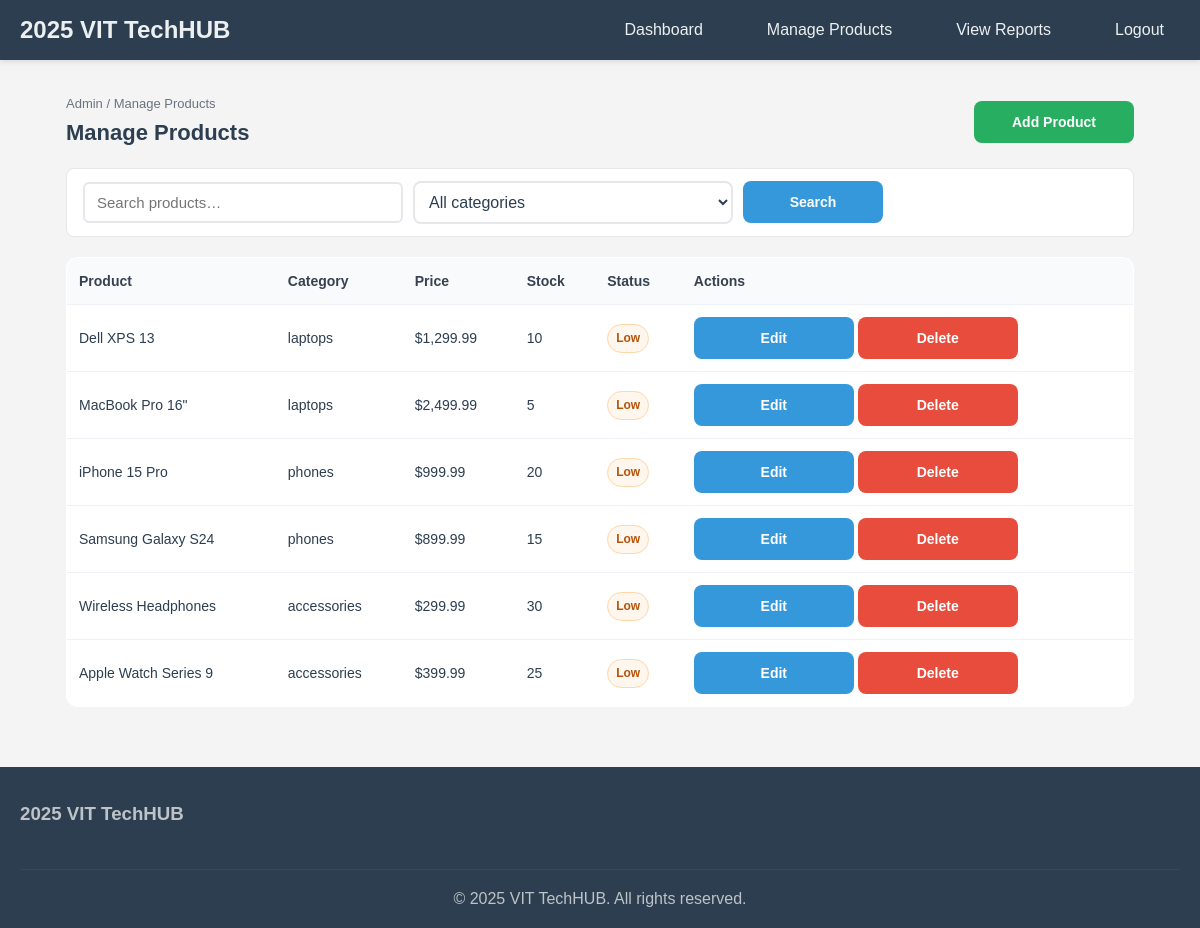
Page /admin/products.php (signed in) on the earlier database version.
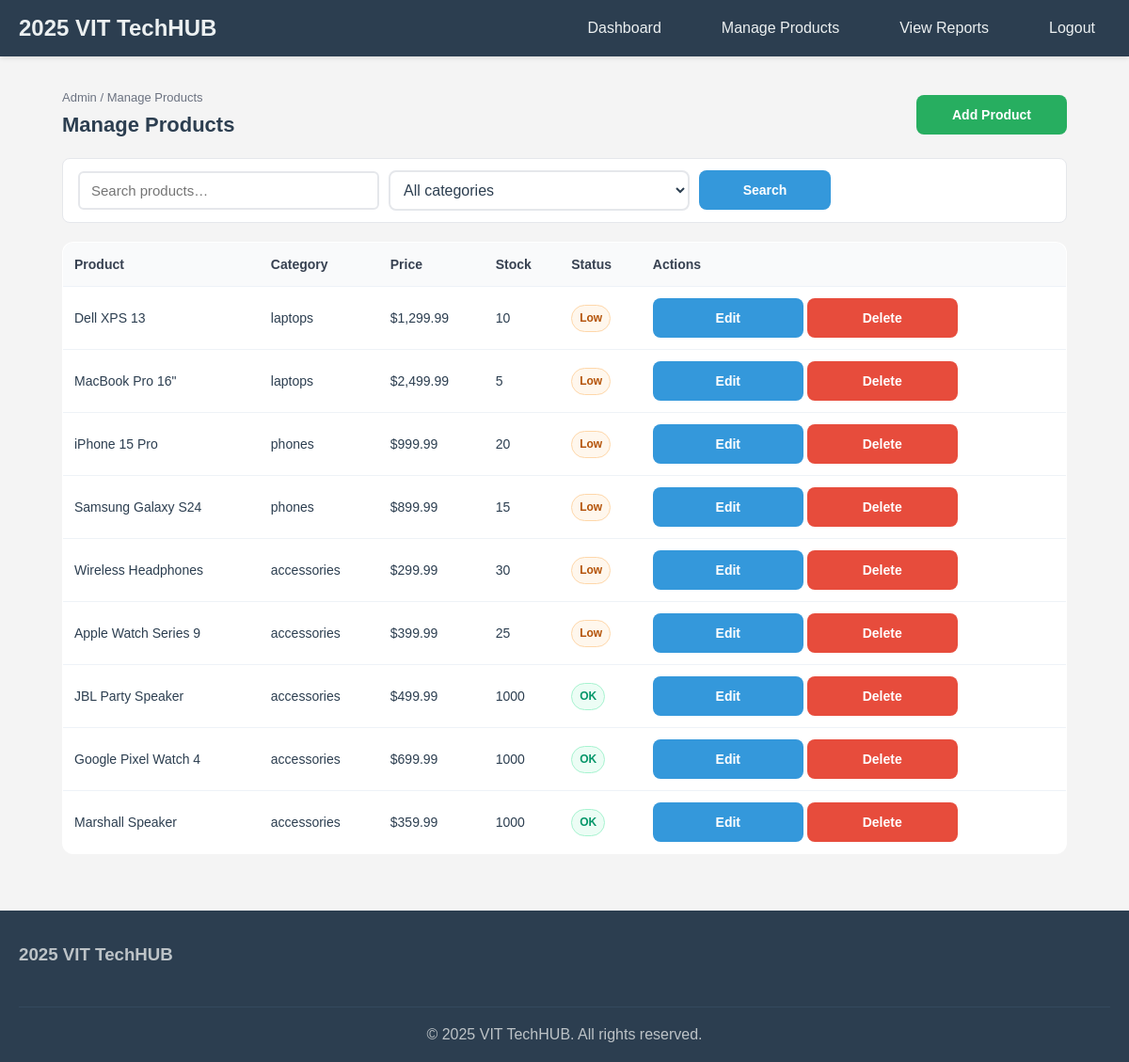
Same page on the later database version.
### tables this page shows
CREATE TABLE products (
  product_id INT AUTO_INCREMENT PRIMARY KEY,
  category_id INT NOT NULL,
  name VARCHAR(150) NOT NULL,
  description TEXT,
  image VARCHAR(255),
  cost DECIMAL(10,2) NOT NULL DEFAULT 0.00,
  quantity INT NOT NULL DEFAULT 0,
  special_features VARCHAR(255),
  created_at TIMESTAMP DEFAULT CURRENT_TIMESTAMP,
  CONSTRAINT fk_products_category FOREIGN KEY (category_id) REFERENCES categories(category_id)
);

CREATE TABLE categories (
  category_id INT AUTO_INCREMENT PRIMARY KEY,
  category_name VARCHAR(100) NOT NULL UNIQUE,
  description TEXT
);

### includes/config.php (called while the page is built)
<?php
return [
  'db_host'    => 'db',
  'db_name'    => 'vit_techhub',
  'db_user'    => 'root',
  'db_pass'    => 'rootpass',
  'db_charset' => 'utf8mb4',
  'base_path'  => '/'
];

### includes/helpers.php (called while the page is built, shortened)
<?php
function h($s): string {
    return htmlspecialchars((string)$s, ENT_QUOTES, 'UTF-8');
}
function base_url(string $path = ''): string {
    $conf = require __DIR__ . '/config.php';
    $base = rtrim($conf['base_path'] ?? '', '/');
    $path = '/' . ltrim($path, '/');
    return $base . $path;
}

### admin/products.php (the view, shortened to what this page needs)
<?php
require_once __DIR__ . '/../includes/db_connect.php';
require_once __DIR__ . '/../includes/helpers.php';
$q        = trim($_GET['q']   ?? '');
$sql = "
    SELECT p.*, c.category_name
    FROM products p
    LEFT JOIN categories c ON p.category_id = c.category_id
    WHERE 1=1
";
$params = [];
$sql .= " ORDER BY p.created_at DESC";
$stmt = $pdo->prepare($sql);
$stmt->execute($params);
$rows = $stmt->fetchAll();
include __DIR__ . '/../includes/admin_header.php';
?>
<section class="admin-wrap">
  <div class="admin-header">
    <div>
      <p class="breadcrumb">Admin / Manage Products</p>
      <h2 class="admin-title">Manage Products</h2>
    </div>
    <a class="btn btn-secondary" href="<?= base_url('/admin/product_edit.php') ?>">Add Product</a>
  </div>
  <div class="toolbar">
    <form method="get" class="flex-row gap-sm">
      <input
        type="text"
        name="q"
        class="search-input"
        placeholder="Search products…"
        value="<?= h($q) ?>"
      >
      <select name="cat" class="select-box">
        <option value="">All categories</option>
      </select>
      <button class="btn-blue" type="submit">Search</button>
    </form>
  </div>
  <?php if (empty($rows)): ?>
    <div class="empty">
      <p><strong>No products found</strong></p>
      <p>Try changing your filters.</p>
      <a class="btn-blue" href="<?= base_url('/admin/products.php') ?>">Go Back</a>
    </div>
  <?php else: ?>
    <table class="table-admin">
      <thead>
        <tr>
          <th>Product</th>
          <th>Category</th>
          <th>Price</th>
          <th>Stock</th>
          <th>Status</th>
          <th class="text-right">Actions</th>
        </tr>
      </thead>
      <tbody>
        <?php foreach ($rows as $p): ?>
          <tr>
            <td><?= h($p['name']) ?></td>
            <td><?= h($p['category_name'] ?? '—') ?></td>
            <td>$<?= h(number_format($p['cost'], 2)) ?></td>
            <td><?= h($p['quantity']) ?></td>
            <td>
              <?php if ((int)$p['quantity'] <= 30): ?>
                <span class="badge badge-amber">Low</span>
              <?php else: ?>
                <span class="badge badge-green">OK</span>
              <?php endif; ?>
            </td>
            <td class="text-right">
              <a
                class="btn-blue btn-small"
                href="<?= base_url('/admin/product_edit.php?id=' . (int)$p['product_id']) ?>"
              >Edit</a>
              <a
                class="btn-small btn-danger"
                href="<?= base_url('/admin/products.php?delete=' . (int)$p['product_id']) ?>"
                onclick="return confirm('Delete this product?')"
              >Delete</a>
            </td>
          </tr>
        <?php endforeach; ?>
      </tbody>
    </table>
  <?php endif; ?>
</section>
<?php
include __DIR__ . '/../includes/footer.php';
?>

### includes/admin_header.php (shortened to what this page needs)
<?php
$conf = require __DIR__ . '/config.php';
$BASE = rtrim($conf['base_path'] ?? '', '/');
?>
<!DOCTYPE html>
<html lang="en">
<head>
  <link rel="stylesheet" href="<?= $BASE ?>/styles.css">
</head>
<body>
<header>
  <nav class="navbar">
    <div class="nav-container">
      <div class="logo">
        <h1><a href="<?= base_url('/index.php') ?>">2025 VIT TechHUB</a></h1>
      </div>
      <ul class="nav-menu">
        <?php if (isset($_SESSION['user_id'])): ?>
          <?php if (isset($_SESSION['role']) && $_SESSION['role'] === 'admin'): ?>
            <li><a href="<?= $BASE ?>/admin/dashboard.php" class="nav-link">Dashboard</a></li>
            <li><a href="<?= $BASE ?>/admin/products.php" class="nav-link">Manage Products</a></li>
            <li><a href="<?= $BASE ?>/admin/reports.php" class="nav-link">View Reports</a></li>
          <?php endif; ?>
          <li><a href="<?= $BASE ?>/auth/logout.php" class="nav-link">Logout</a></li>
        <?php else: ?>
          <li><a href="<?= $BASE ?>/auth/login.php" class="nav-link">Login</a></li>
          <li><a href="<?= $BASE ?>/auth/register.php" class="nav-link">Register</a></li>
        <?php endif; ?>
      </ul>
    </div>
  </nav>
</header>
<main style="padding-top:70px">

### includes/footer.php (shortened to what this page needs)
<?php
$conf = require __DIR__ . '/config.php';
$BASE = rtrim($conf['base_path'] ?? '', '/');
?>
</main>
<footer style="margin-top:40px;">
  <div class="container">
    <div class="footer-content">
      <div class="footer-section">
        <h3><a href="<?= $BASE ?>/index.php">2025 VIT TechHUB</a></h3>
      </div>
    </div>
    <div class="footer-bottom">
      <p>&copy; 2025 VIT TechHUB. All rights reserved.</p>
    </div>
  </div>
</footer>
</body>
</html>

### styles.css (style rules this page uses)
* { margin: 0; padding: 0; box-sizing: border-box; }
body { font-family: Arial, sans-serif; line-height: 1.6; color: #2c3e50; background-color: #f4f4f4; }
.container { max-width: 1200px; margin: 0 auto; padding: 0 20px; }
.navbar { background-color: #2c3e50; box-shadow: 0 2px 5px rgba(0,0,0,0.1); position: fixed; top: 0; width: 100%; z-index: 1000; }
.nav-container { max-width: 1200px; margin: 0 auto; padding: 0 20px; display: flex; justify-content: space-between; align-items: center; height: 60px; }
.logo h1 { color: #ecf0f1; font-size: 1.5rem; font-weight: bold; }
.logo a { color: inherit !important; text-decoration: none !important; }
.nav-menu { display: flex; list-style: none; gap: 2rem; }
.nav-link { color: #ecf0f1; text-decoration: none; font-weight: 500; padding: 8px 16px; border-radius: 5px; transition: background-color 0.3s ease; }
.btn, .submit-btn, .filter-btn, .add-to-cart, .btn-blue, .btn-main, .btn-danger { display: inline-flex; align-items: center; justify-content: center; border: none; border-radius: 8px; padding: 0 16px; height: 42px; min-width: 160px; font-weight: 600; font-size: 14px; text-decoration: none; cursor: pointer; color: #fff; transition: background .2s ease, transform .08s ease; flex: 0 0 auto; }
.btn-secondary, a.btn-secondary { background-color: #3498db; color: #fff; border: none; height: 42px; min-width: 160px; border-radius: 8px; padding: 0 16px; display: inline-flex; align-items: center; justify-content: center; font-weight: 600; transition: background-color 0.2s ease, transform 0.08s ease; text-decoration: none; }
.admin-header .btn-secondary { background: #27ae60; }
.btn-blue, .filter-btn { background: #3498db; }
.btn-danger { background: #e74c3c; }
footer { background-color: #2c3e50; color: #ecf0f1; padding: 2rem 0 1rem; margin-top: 40px; }
.footer-content { display: grid; grid-template-columns: repeat(auto-fit, minmax(250px, 1fr)); gap: 2rem; margin-bottom: 1.5rem; }
.footer-section h3, .footer-section h4 { margin-bottom: 1rem; color: #ecf0f1; }
.footer-section a { color: #bdc3c7; text-decoration: none; transition: color 0.3s ease; }
.footer-bottom { text-align: center; padding-top: 1rem; border-top: 1px solid #34495e; color: #bdc3c7; }
.admin-wrap { max-width: 1100px; margin: 24px auto 60px; padding: 0 16px; }
.admin-header { display: flex; justify-content: space-between; align-items: center; gap: 12px; margin-bottom: 18px; }
.admin-title { font-size: 22px; font-weight: 700; margin: 0; }
.breadcrumb { color: #6b7280; font-size: 13px; }
.toolbar { display: flex; flex-wrap: wrap; align-items: center; justify-content: space-between; gap: 10px; margin: 14px 0 20px; background: #fff; padding: 12px 16px; border: 1px solid #e5e7eb; border-radius: 8px; }
.toolbar form { display: flex; flex-wrap: wrap; align-items: center; gap: 10px; flex: 1 1 100%; }
.search-input, .select-box { padding: 10px 12px; border: 2px solid #e5e7eb; border-radius: 6px; font-size: 15px; flex: 1 1 auto; min-width: 220px; max-width: 320px; background: #fff; color: #2c3e50; transition: border-color 0.2s ease; }
.toolbar button, .toolbar .btn-blue { height: 42px; min-width: 140px; }
.table-admin { width: 100%; border-collapse: collapse; background: #fff; border: 1px solid #e5e7eb; border-radius: 12px; overflow: hidden; }
.table-admin th, .table-admin td { padding: 12px; border-bottom: 1px solid #eef2f7; font-size: 14px; }
.table-admin th { text-align: left; background: #f9fafb; color: #374151; font-weight: 600; }
.badge { display: inline-block; padding: 4px 8px; border-radius: 999px; font-size: 12px; font-weight: 600; }
.badge-green { background: #ecfdf5; color: #059669; border: 1px solid #a7f3d0; }
.badge-amber { background: #fff7ed; color: #b45309; border: 1px solid #fed7aa; }
.input-box, .select-box, textarea { width: 100%; background: #fff; border: 2px solid #e5e7eb; border-radius: 8px; padding: 10px; font: inherit; color: #2c3e50; }

Differences in the rows shown:
added products: name "JBL Party Speaker", category.category_name "accessories", cost "499.99", quantity "1000", shows "OK"
added products: name "Google Pixel Watch 4", category.category_name "accessories", cost "699.99", quantity "1000", shows "OK"
added products: name "Marshall Speaker", category.category_name "accessories", cost "359.99", quantity "1000", shows "OK"
